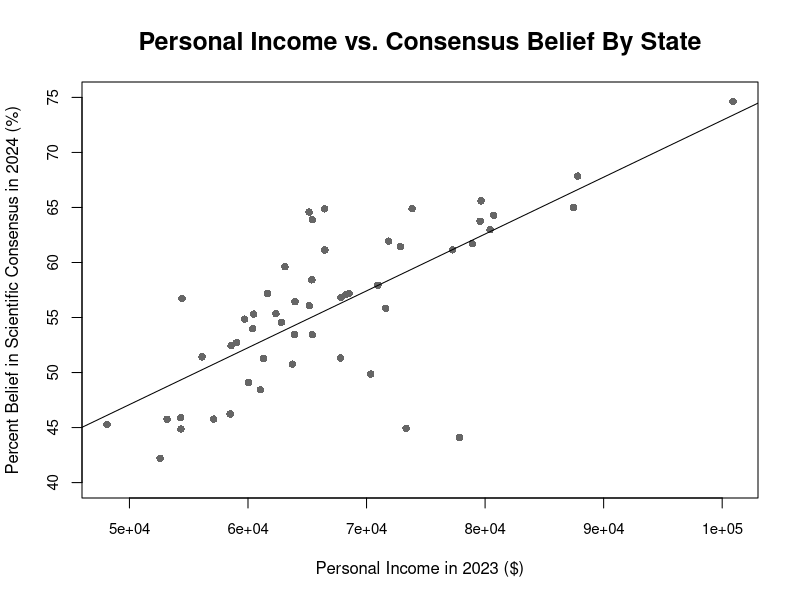
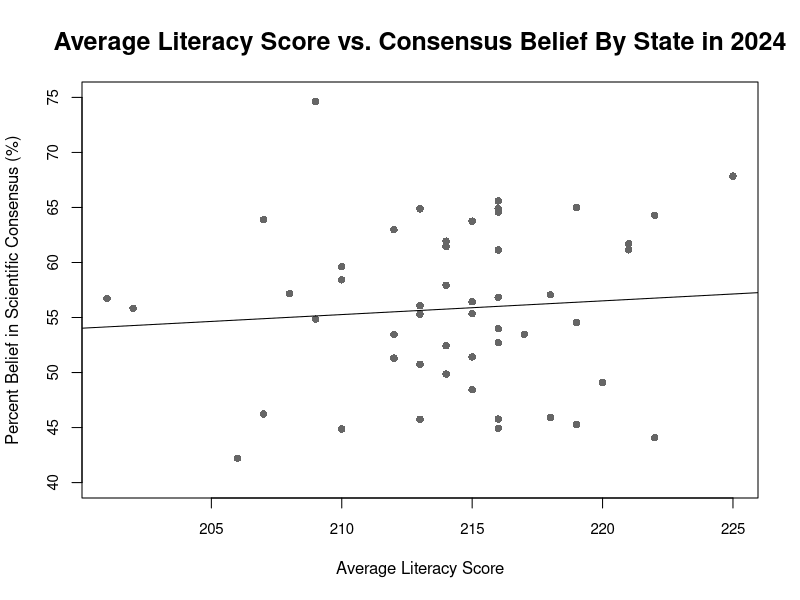
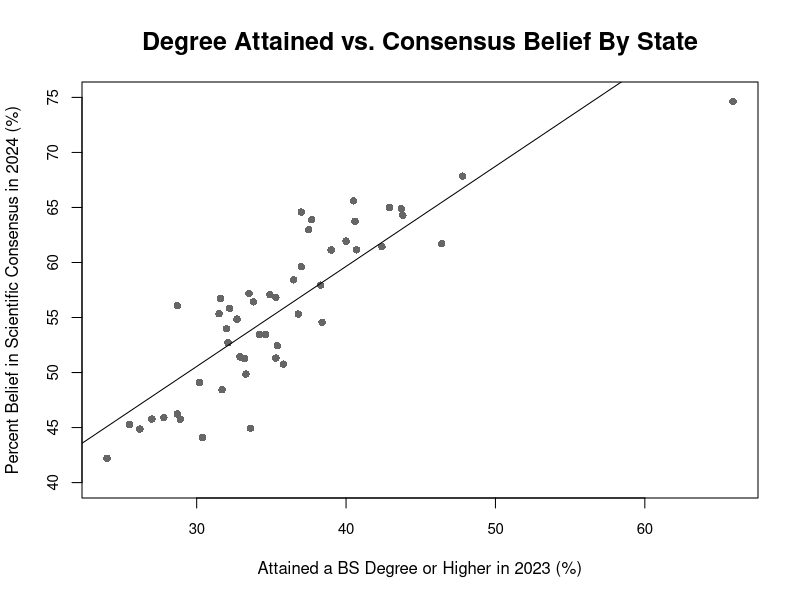
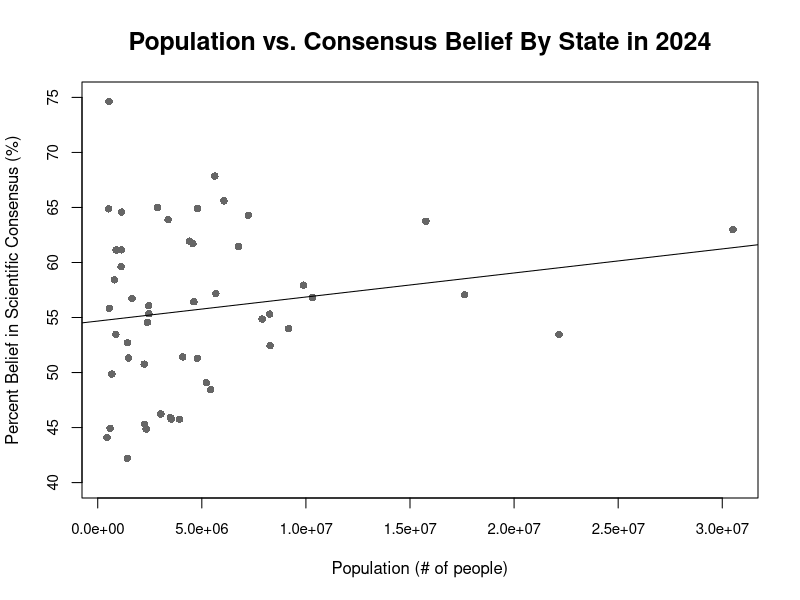
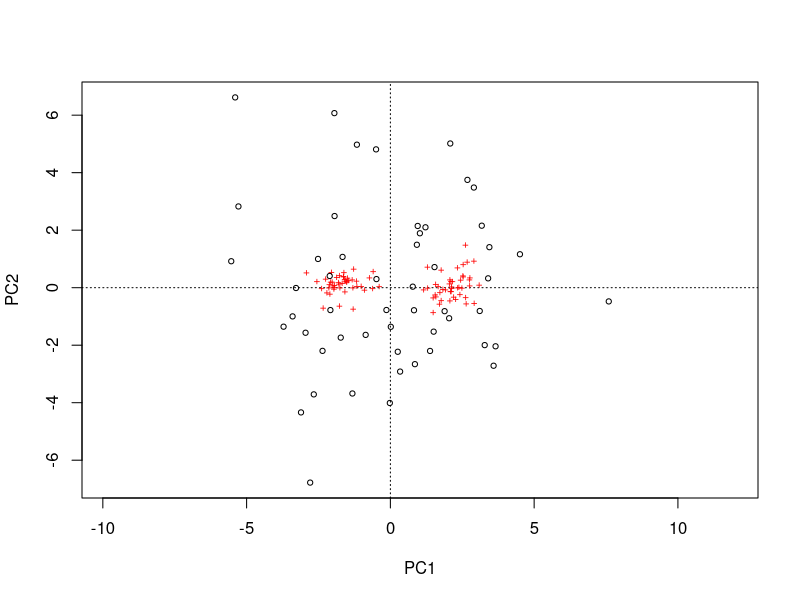
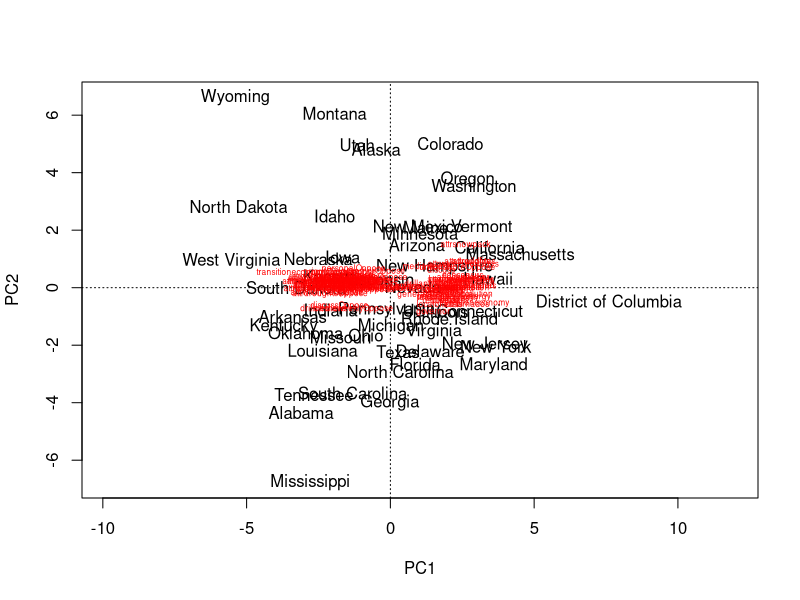
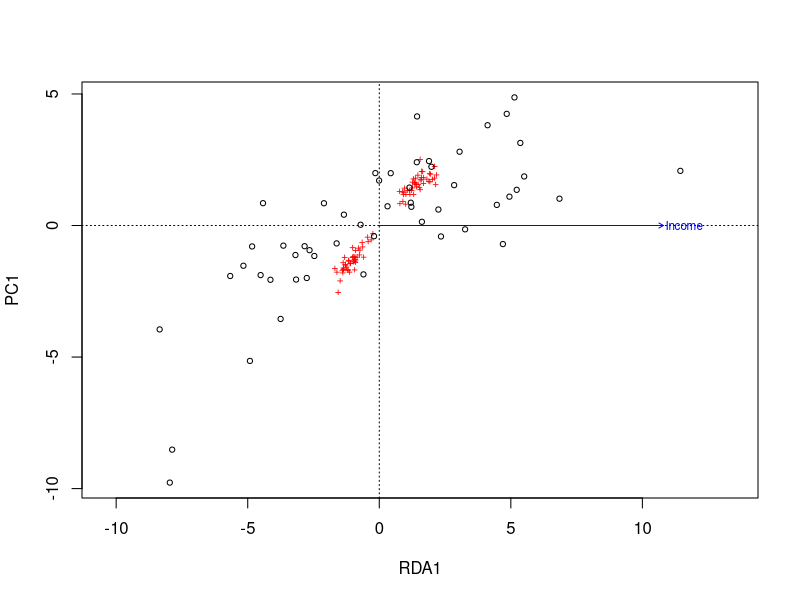
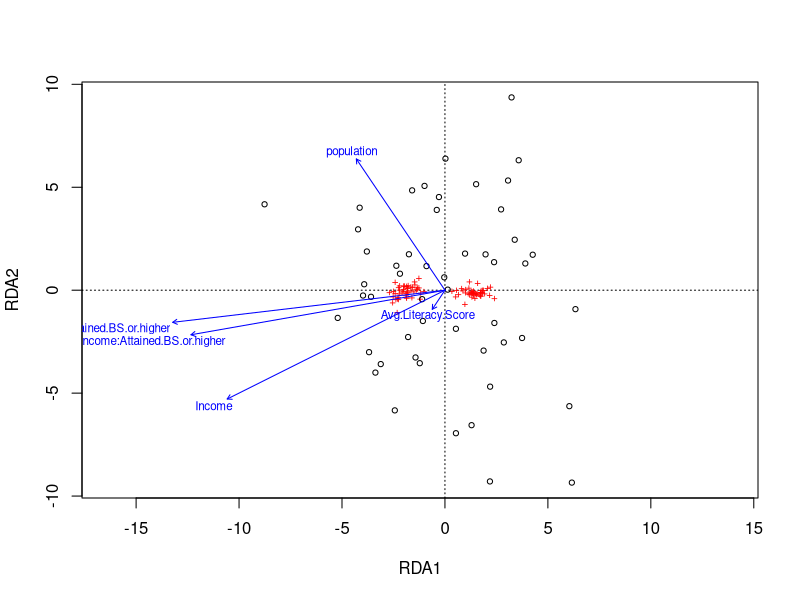

Here is the R script that generated these plots, in order:
kniss_wd <- function (repo, folder=NULL) {
  if(missing(folder))
  {
    setwd(print(paste(if (Sys.info()[["sysname"]]=="Windows") {("C:/GitHub")} else {
      if (Sys.info()[["sysname"]]=="Darwin"){("/Users/sylviakniss/Documents/GitHub")} else ("for Linux run: setwd('/home/[INSERT YOUR USERNAME]/GitHub')")
    },"/",repo, sep = "")))}
  else 
    
  {
    setwd(print(paste(if (Sys.info()[["sysname"]]=="Windows") {("C:/GitHub")} else {
      if (Sys.info()[["sysname"]]=="Darwin"){("/Users/sylviakniss/Documents/GitHub")} else ("for Linux run: setwd('/home/[INSERT YOUR USERNAME]/GitHub')")
    },"/",repo, "/", folder, sep = "")))}
}


kniss_wd(repo = "knisssj")




#Initial Honors data run

read.csv("Honors/YCOM8_publicdata.csv")

df <- read.csv("Honors/YCOM8_publicdata.csv", header = TRUE)
df

colnames(df)

df.Qs <- df[,6:95]
df.demog <- df[,2:5]

rownames(df.Qs) <- df[,1]
rownames(df.demog) <- df[,1]

contrend <- lm(df.Qs$consensus ~ df.demog$Income)
contrend

plot(df.Qs$consensus ~ df.demog$Income, ylim = c(40,75), xlab = "Personal Income in 2023 ($)", ylab = "Percent Belief in Scientific Consensus in 2024 (%)", main = "Personal Income vs. Consensus Belief By State", cex.axis=0.9, 
     cex.main = 1.5, cex.lab = 1, pch=16, col = "gray40", cex = 1)
abline(contrend)
summary(contrend)

littrend <- lm(df.Qs$consensus ~ df.demog$Avg.Literacy.Score)
littrend

plot(df.Qs$consensus ~ df.demog$Avg.Literacy.Score, ylim = c(40,75), xlab = "Average Literacy Score", ylab = "Percent Belief in Scientific Consensus (%)", main = "Average Literacy Score vs. Consensus Belief By State in 2024", cex.axis=0.9, 
     cex.main = 1.5, cex.lab = 1, pch=16, col = "gray40", cex = 1)
abline(littrend)
summary(littrend)

BStrend <- lm(df.Qs$consensus ~ df.demog$Attained.BS.or.higher)
BStrend

plot(df.Qs$consensus ~ df.demog$Attained.BS.or.higher, ylim = c(40,75), xlab = "Attained a BS Degree or Higher in 2023 (%)", ylab = "Percent Belief in Scientific Consensus in 2024 (%)", main = "Degree Attained vs. Consensus Belief By State", cex.axis=0.9, 
     cex.main = 1.5, cex.lab = 1, pch=16, col = "gray40", cex = 1)
abline(BStrend)
summary(BStrend)

poptoplot <- subset(df, df$population<100000000)
poptoplot
poptrend <- lm(poptoplot$consensus ~ poptoplot$population)
poptrend

plot(poptoplot$consensus ~ poptoplot$population, ylim = c(40,75), xlab = "Population (# of people)", ylab = "Percent Belief in Scientific Consensus (%)", main = "Population vs. Consensus Belief By State in 2024", cex.axis=0.9, 
     cex.main = 1.5, cex.lab = 1, pch=16, col = "gray40", cex = 1)
abline(poptrend)
summary(poptrend)




library(vegan)
ord <- rda(df.Qs)
plot(ord)

plot(ord, type="n", display = "sites")
text(ord, display="sites", labels = as.character(rownames(df.Qs)))
text(ord, display="species", labels = as.character(colnames(df.Qs)), col = "red", cex = 0.5)
summary(ord)

df.demog <- as.data.frame(df.demog)
orddemo <- rda(df.Qs ~ Income, data = df.demog)
plot(orddemo)
summary(orddemo)
anova(orddemo)

colnames(df.demog)
orddemo2 <- rda(df.Qs[-1,] ~ Income*Attained.BS.or.higher+Avg.Literacy.Score+population, data = df.demog[-1,])
plot(orddemo2)
summary(orddemo2)
anova(orddemo2)

plot(orddemo2, add = TRUE, col = "blue")
plot(orddemo2, display = c("sp","bp"))
